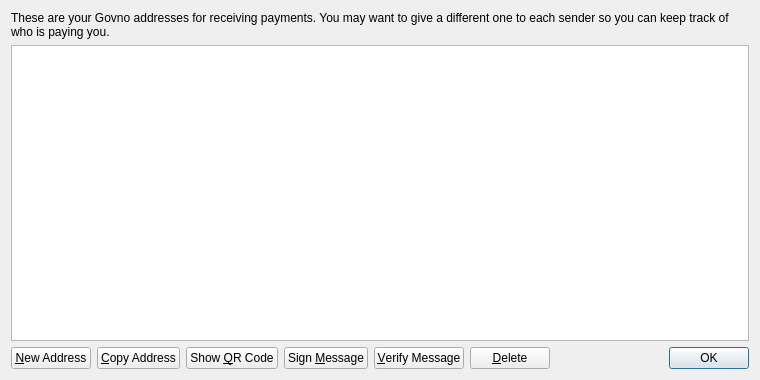
<?xml version="1.0" encoding="UTF-8"?>
<ui version="4.0">
 <class>AddressBookPage</class>
 <widget class="QWidget" name="AddressBookPage">
  <property name="geometry">
   <rect>
    <x>0</x>
    <y>0</y>
    <width>760</width>
    <height>380</height>
   </rect>
  </property>
  <property name="windowTitle">
   <string>Address Book</string>
  </property>
  <layout class="QVBoxLayout" name="verticalLayout">
   <item>
    <widget class="QLabel" name="labelExplanation">
     <property name="text">
      <string>These are your Govno addresses for receiving payments. You may want to give a different one to each sender so you can keep track of who is paying you.</string>
     </property>
     <property name="textFormat">
      <enum>Qt::PlainText</enum>
     </property>
     <property name="wordWrap">
      <bool>true</bool>
     </property>
    </widget>
   </item>
   <item>
    <widget class="QTableView" name="tableView">
     <property name="contextMenuPolicy">
      <enum>Qt::CustomContextMenu</enum>
     </property>
     <property name="toolTip">
      <string>Double-click to edit address or label</string>
     </property>
     <property name="tabKeyNavigation">
      <bool>false</bool>
     </property>
     <property name="selectionMode">
      <enum>QAbstractItemView::SingleSelection</enum>
     </property>
     <property name="selectionBehavior">
      <enum>QAbstractItemView::SelectRows</enum>
     </property>
     <property name="sortingEnabled">
      <bool>true</bool>
     </property>
     <attribute name="verticalHeaderVisible">
      <bool>false</bool>
     </attribute>
    </widget>
   </item>
   <item>
    <layout class="QHBoxLayout" name="horizontalLayout">
     <item>
      <widget class="QPushButton" name="newAddressButton">
       <property name="toolTip">
        <string>Create a new address</string>
       </property>
       <property name="text">
        <string>&amp;New Address</string>
       </property>
      </widget>
     </item>
     <item>
      <widget class="QPushButton" name="copyToClipboard">
       <property name="toolTip">
        <string>Copy the currently selected address to the system clipboard</string>
       </property>
       <property name="text">
        <string>&amp;Copy Address</string>
       </property>
      </widget>
     </item>
     <item>
      <widget class="QPushButton" name="showQRCode">
       <property name="text">
        <string>Show &amp;QR Code</string>
       </property>
      </widget>
     </item>
     <item>
      <widget class="QPushButton" name="signMessage">
       <property name="toolTip">
        <string>Sign a message to prove you own a Govno address</string>
       </property>
       <property name="text">
        <string>Sign &amp;Message</string>
       </property>
      </widget>
     </item>
     <item>
      <widget class="QPushButton" name="verifyMessage">
       <property name="toolTip">
        <string>Verify a message to ensure it was signed with a specified Govno address</string>
       </property>
       <property name="text">
        <string>&amp;Verify Message</string>
       </property>
      </widget>
     </item>
     <item>
      <widget class="QPushButton" name="deleteButton">
       <property name="toolTip">
        <string>Delete the currently selected address from the list</string>
       </property>
       <property name="text">
        <string>&amp;Delete</string>
       </property>
      </widget>
     </item>
     <item>
      <spacer name="horizontalSpacer">
       <property name="orientation">
        <enum>Qt::Horizontal</enum>
       </property>
       <property name="sizeHint" stdset="0">
        <size>
         <width>40</width>
         <height>20</height>
        </size>
       </property>
      </spacer>
     </item>
     <item>
      <widget class="QDialogButtonBox" name="buttonBox">
       <property name="sizePolicy">
        <sizepolicy hsizetype="Maximum" vsizetype="Fixed">
         <horstretch>0</horstretch>
         <verstretch>0</verstretch>
        </sizepolicy>
       </property>
       <property name="standardButtons">
        <set>QDialogButtonBox::Ok</set>
       </property>
      </widget>
     </item>
    </layout>
   </item>
  </layout>
 </widget>
 <resources>
  <include location="../bitcoin.qrc"/>
 </resources>
 <connections/>
</ui>
